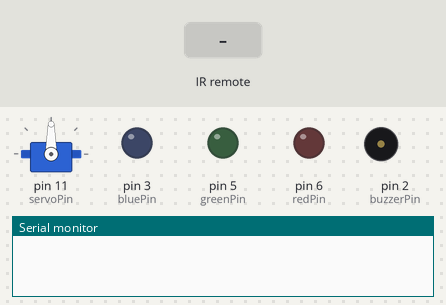
The sketch below on a simulated Arduino Uno, built with avr-gcc and run on an emulated ATmega328P. Parts: servo, output pins drawn as LEDs (lit = HIGH), buzzer (waves = sounding, pin HIGH), the last lines printed to the serial monitor. The test bench sets the inputs (shaded band).

Above: at 1.2 s.
1.3 s: infrared code 0xFFA25D received
At 1.7 s:
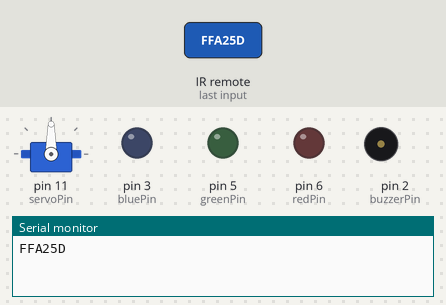
2.9 s: infrared code 0xFFFFFFFF received
At 4.1 s:
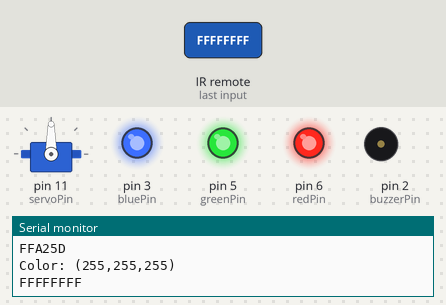
4.4 s: infrared code 0xFFE21D received
At 5.4 s:
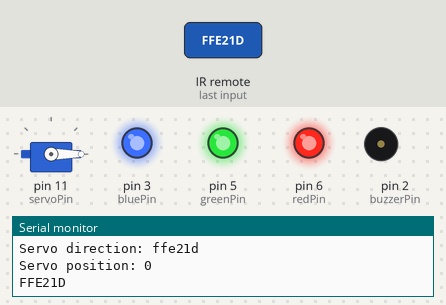
5.9 s: infrared code 0xFF6897 received
At 6.4 s:
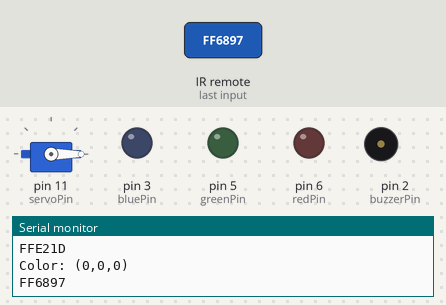
7.4 s: infrared code 0xFFA25D received
At 8.8 s:
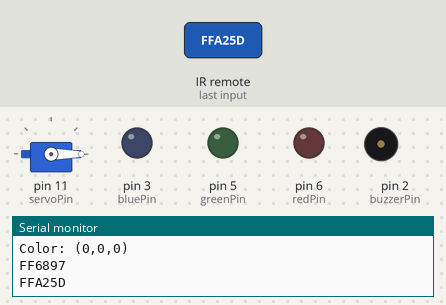
Timing chart, 0 to 10.0 s (numbered marks = the images above; inputs shaded):
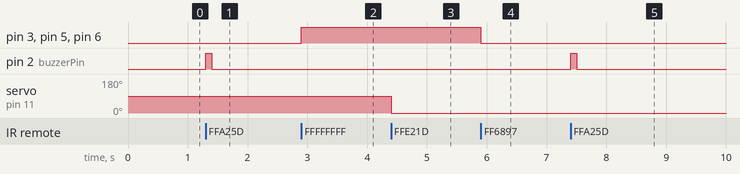

The sketch:

IR_Servo.ino
```cpp
/**
   https://toptechboy.com/arduino-tutorial-64-understanding-and-using-the-infrared-ir-remote-to-control-a-project/
   Turn on LEDs using IR Remote
*/

#include <IRremote.h>
#include <Servo.h>


#define POWER 0xFFA25D
#define HELD_DOWN 0xFFFFFFFF
#define VOL_PLUS 0xFF629D
#define STOP 0xFFE21D
#define BEGINNING 0xFF22DD
#define END 0xFFC23D
#define PLAY_PAUSE 0xFF02FD
#define DOWN 0xFFE01F
#define UP 0xFF906F
#define ZERO 0xFF6897
#define ONE 0xFF30CF
#define TWO 0xFF18E7
#define THREE 0xFF7A85
#define FOUR 0xFF10EF
#define FIVE 0xFF38C7
#define SIX 0xFF5AA5
#define SEVEN 0xFF42BD
#define EIGHT 0xFF4AB5
#define NINE 0xFF52AD
#define EQUALIZER 0xFF9867
#define ST_RPT 0xFFB04F

const int IRPin = 9;
IRrecv IR(IRPin);
decode_results cmd;

const int baud = 9600;
const int delayTime = 200;

// LED pins
const int redPin = 6;
const int greenPin = 5;
const int bluePin = 3;

// buzzer
const int buzzerPin = 2;
const int buzzerDuration = 100;

// servo
const int servoPin = 11;
int servoPosition = 0; // where it is now
// virtual object for servo
Servo servo;

void setup() {
  Serial.begin(baud);
  pinMode(buzzerPin, OUTPUT);
  IR.enableIRIn();
  servo.attach(servoPin);
}

void loop() {
  while (IR.decode(&cmd) == 0);
  switch (cmd.value) {
    case POWER:
      beepBuzzer();
      break;
    case UP:
    case DOWN:
    case STOP:
      moveServo(cmd.value);
      break;
    default:
      turnOnLED(cmd.value);
  }
  delay(delayTime);
  Serial.println(cmd.value, HEX);
  IR.resume();
}

void moveServo(long d){
  Serial.println("Servo direction: "+String(d, HEX));
  Serial.println("Servo direction: "+String(STOP, HEX));
  if(d==STOP){
    servoPosition = 0;
  }else{
    int servoDirection = 1;
    if(d==DOWN){
      servoDirection = -1;
    }
    servoPosition += servoDirection * 10;
    servoPosition = max(servoPosition, 0);
    servoPosition %= 180;
  }
  Serial.println("Servo position: " + String(servoPosition));
  servo.write(servoPosition);

}

void turnOnLED(int buttonVal){
  switch(buttonVal){
    case ZERO:
      lightLED(0,0,0);
      break;
    case ONE:
      lightLED(255, 0, 0);
      break;
     case TWO:
      lightLED(0, 255, 0);
      break;
     case THREE:
      lightLED(0, 0, 255);
      break;
     default:
      lightLED(255, 255, 255);
  }
}

void lightLED(int r, int g, int b){
  analogWrite(redPin, r);
  analogWrite(greenPin, g);
  analogWrite(bluePin, b);
  Serial.println("Color: ("+String(r)+","+String(g)+","+String(b)+")");
}

void beepBuzzer() {
  digitalWrite(buzzerPin, HIGH);
  delay(buzzerDuration);
  digitalWrite(buzzerPin, LOW);
}
```

Measured:
- after the input at 1.3 s, pin 2 (buzzerPin): LOW → HIGH at once, → LOW 0.10 s later
- after the input at 2.9 s, pin 3 (bluePin), pin 5 (greenPin), pin 6 (redPin): LOW → HIGH at once
- after the input at 4.4 s, servo on pin 11 (servoPin): 90° → 0° at once
- after the input at 5.9 s, pin 3 (bluePin), pin 5 (greenPin), pin 6 (redPin): HIGH → LOW at once
- after the input at 7.4 s, pin 2 (buzzerPin): LOW → HIGH at once, → LOW 0.10 s later
